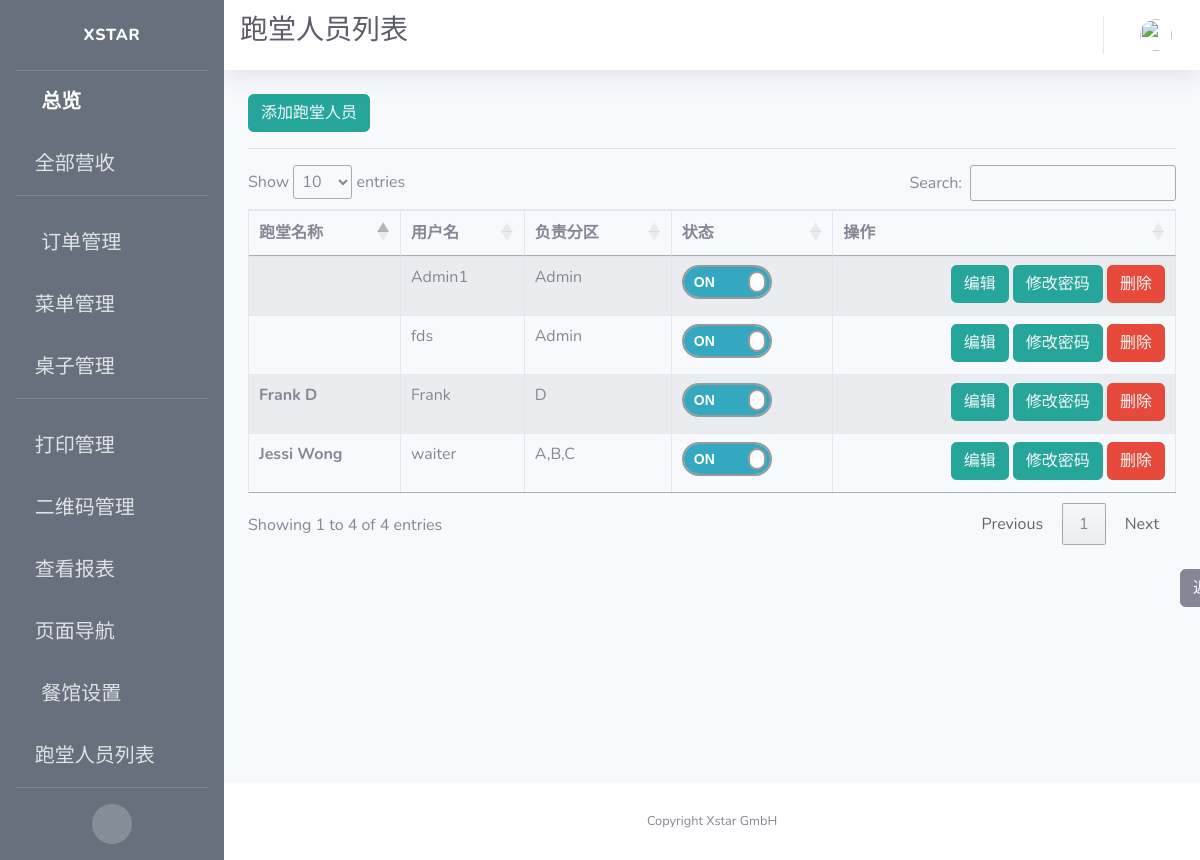
The app's page /admin/users/manage (signed in), older data.
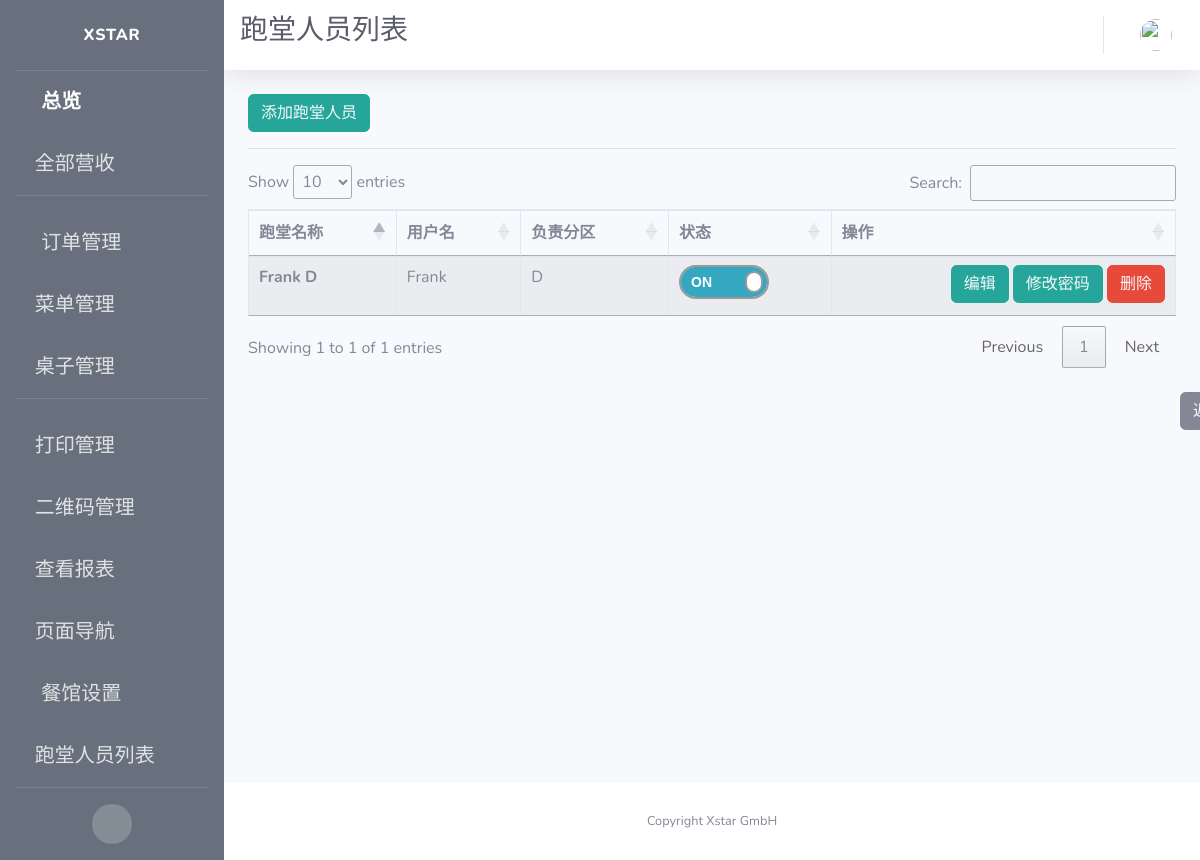
The same page, newer data.
### app/models.py (models this page shows, shortened)
class User(UserMixin, db.Model):
    id = db.Column(db.Integer, primary_key=True)
    username = db.Column(db.String(64), index=True, unique=True, nullable=False)
    alias = db.Column(db.String(64))
    email = db.Column(db.String(120), unique=True)
    password_hash = db.Column(db.String(128))
    permissions = db.Column(db.Integer)
    container = db.Column(db.String(300))
    timeCreated = db.Column(db.DateTime, default=datetime.utcnow)

### app/routes.py (the view)
@app.route('/admin/users/manage')
@login_required
def users_manage():
    referrer = request.headers.get('Referer')
    if current_user.permissions < 2:
        return render_template('auth_error.html', referrer=referrer)
    users = User.query.filter(User.id != current_user.id,
                              User.permissions <= current_user.permissions).all()
    user2container = {user.id: ",".join(json.loads(user.container).get('section'))
                      for user in users if json.loads(user.container)}
    user_in_use = {user.id: json.loads(user.container).get('inUse') for user in users}
    context = dict(users=users,
                   user2container=user2container,
                   user_in_use=user_in_use,
                   referrer=request.headers.get('Referer'),
                   title=u'跑堂人员列表',
                   company_name=company_info.get('company_name'))
    return render_template('users_manage.html', **context)

### app/models.py (called while the page is built)
@login.user_loader
def load_user(id):
    return User.query.get(int(id))

### app/templates/users_manage.html (shortened to what this page needs)
{% extends 'base.html' %}
{% block css %}
<link rel="stylesheet" type="text/css" href="https://cdn.datatables.net/1.10.19/css/jquery.dataTables.css">
<link rel="stylesheet" type="text/css" href="https://cdnjs.cloudflare.com/ajax/libs/twitter-bootstrap/4.1.3/css/bootstrap.css">
<link rel="stylesheet" type="text/css" href="https://cdn.datatables.net/1.10.19/css/dataTables.bootstrap4.min.css">
<link rel="stylesheet" href={{ url_for('static', filename='css/table_switch.css') }}>
{% endblock %}
{% block title %}
<h1 class="h3 mb-2 text-gray-800">{{title}}</h1>
{% endblock %}
{% block content %}
<button type="button" class="btn btn-info" style="border-color:#26a69a; background-color:#26a69a;">
  <a href={{ url_for('add_user') }} style="color: rgb(247, 249, 252)">
    添加跑堂人员
  </a>
</button>
<hr>
<div class="row">
    <div class="col-sm-12">
      <table id="example" class="table table-striped table-bordered">
      <thead>
        <tr>
          <th scope="col">跑堂名称</th>
          <th scope="col">用户名</th>
          <th scope="col">负责分区</th>
          <th scope="col">状态</th>
          <th scope="col">操作</th>
        </tr>
      </thead>
      <tbody>
        {% for user in users %}
        <tr>
          <th scope="row">{{user.alias}}</th>
          <td>{{user.username}}</td>
          {% if user2container.get(user.id) %}
          <td>{{ user2container.get(user.id) }}</td>
          {% else %}
          <td></td>
          {% endif %}
          <td>
            <div class="onoffswitch">
              <label class="onoffswitch-label" for={{user.id}}>
                  <span class="onoffswitch-switch"></span>
              </label>
            </div>
          </td>
          <td style="text-align:right">
            <span>
              <button type="button" class="btn btn-info" style="border-color:#26a69a; background-color:#26a69a;">
                <a style="color: rgb(247, 249, 252)" href={{ url_for('edit_user', user_id=user.id) }}>
                  编辑
                </a>
              </button>
            </span>
            <span>
              <button type="button" class="btn btn-info" style="border-color:#26a69a; background-color:#26a69a;">
                <a style="color: rgb(247, 249, 252)" href={{ url_for('update_password', user_id=user.id) }}>
                  修改密码
                </a>
              </button>
            </span>
            <span>
              <button type="button" class="btn btn-danger"><a style="color: rgb(247, 249, 252)" href={{ url_for('delete_user', user_id=user.id) }}>删除</a></button>
            </span>
          </td>
        </tr>
        {% endfor %}
      </tbody>
    </table>
    </div>
</div>
<br>
<button type="button" class="btn btn-secondary" id="back">
  <a style="color: rgb(247, 249, 252)" href={{ referrer }}>
    返回
</button>
{% endblock %}

Row changes from the older to the newer data that the page shows:
removed User: alias "Jessi Wong", username "waiter", get "A,B,C"
removed User: username "Admin1", get "Admin"
removed User: username "fds", get "Admin"
Text that changed along with them:
text written by a page script: "Show entries Search: Showing 1 to 4 of 4 entries Previous 1 Next" → "Show entries Search: Showing 1 to 1 of 1 entries Previous 1 Next"
